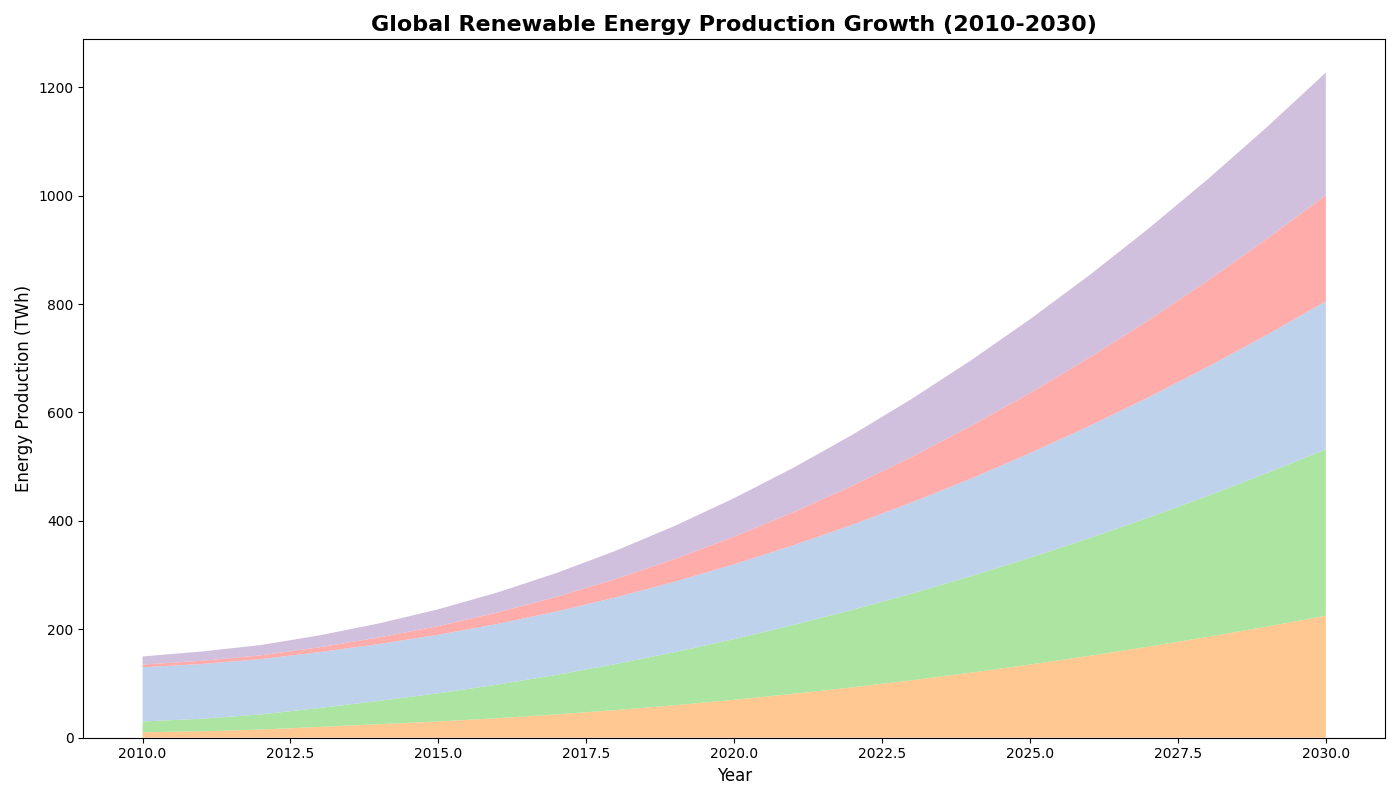

Write Python code to recreate this figure.
import matplotlib.pyplot as plt
import numpy as np

# Define the years
years = np.arange(2010, 2031)

# Artificial data for renewable energy production in terawatt-hours (TWh)
solar_energy = np.array([10, 12, 15, 20, 25, 30, 36, 43, 51, 60, 70, 81, 93, 106, 120, 135, 151, 168, 186, 205, 225])
wind_energy = np.array([20, 23, 28, 35, 43, 52, 62, 73, 85, 98, 112, 127, 143, 160, 178, 197, 217, 238, 260, 283, 307])
hydro_energy = np.array([100, 101, 102, 103, 105, 108, 112, 117, 123, 130, 138, 147, 157, 168, 180, 193, 207, 222, 238, 255, 273])
geothermal_energy = np.array([5, 6, 7, 9, 12, 16, 21, 27, 34, 42, 51, 61, 72, 84, 97, 111, 126, 142, 159, 177, 196])
biomass_energy = np.array([15, 17, 19, 22, 26, 31, 37, 44, 52, 61, 71, 82, 94, 107, 121, 136, 152, 169, 187, 206, 226])

# Stack the data for area chart
energy_data = np.vstack([solar_energy, wind_energy, hydro_energy, geothermal_energy, biomass_energy])

colors = ['#ffbb78', '#98df8a', '#aec7e8', '#ff9896', '#c5b0d5']

# Plotting the area chart
fig, ax = plt.subplots(figsize=(14, 8))
ax.stackplot(years, energy_data, colors=colors, alpha=0.8)

# Add title and labels
ax.set_title("Global Renewable Energy Production Growth (2010-2030)", fontsize=16, weight='bold')
ax.set_xlabel("Year", fontsize=12)
ax.set_ylabel("Energy Production (TWh)", fontsize=12)

# Removing stylistic elements: legend, grid, and annotations

# Adjusting the layout
plt.tight_layout()

# Display the plot
plt.show()
